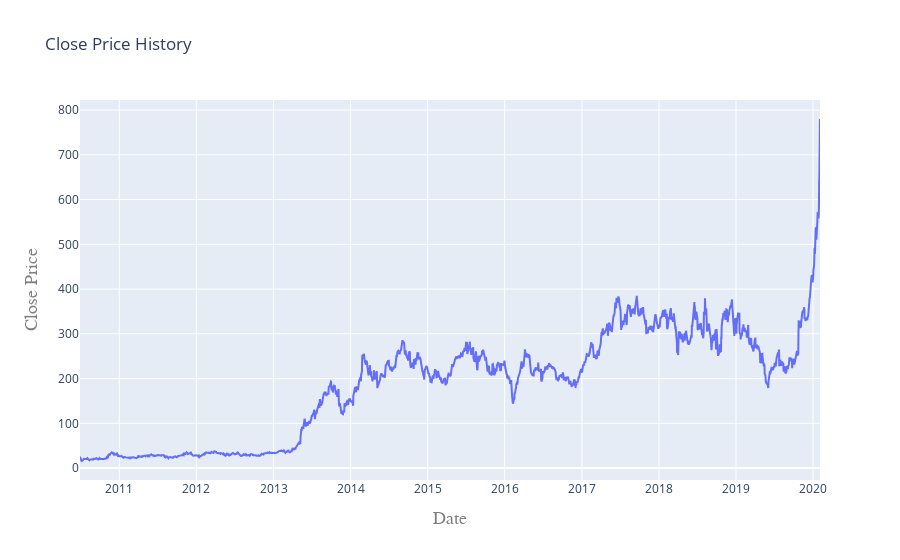

Notebook cell for this chart:
### Code cell
plot

### Figure 1 — Plotly figure (JSON) as saved in the notebook; plotly's stock layout.template omitted (floating-point values rounded to 4 significant figures; data arrays with more than 128 entries replaced by an {"elided": "..."} marker saying what was removed)
{"data": [{"type": "scatter", "x": {"elided": "2416 str values"}, "y": {"elided": "2416 float values"}}], "layout": {"title": {"text": "Close Price History"}, "xaxis": {"title": {"font": {"color": "#7f7f7f", "family": "Courier New, monospace", "size": 18}, "text": "Date"}}, "yaxis": {"title": {"font": {"color": "#7f7f7f", "family": "Courier New, monospace", "size": 18}, "text": "Close Price"}}}}
